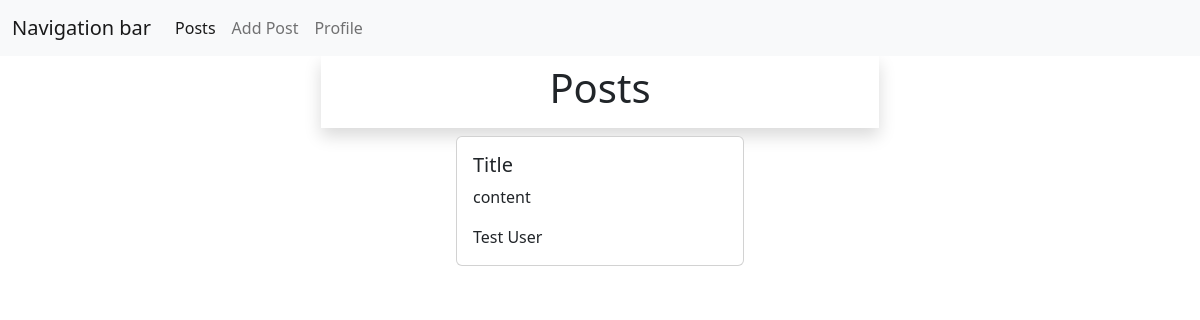
Page /posts/ (signed in) on the earlier database version.
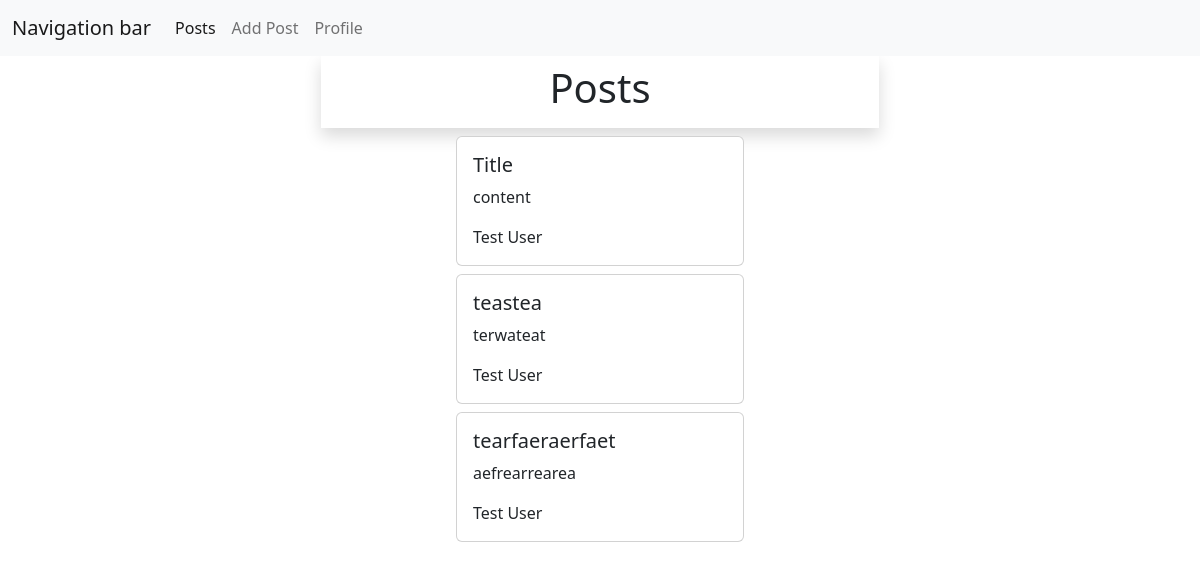
Same page on the later database version.
### Postapp/models.py (models this page shows, shortened)
class Post(models.Model):
    post_title = models.CharField(max_length=50)
    content = models.TextField()
    files = models.FileField(null=True, blank=True)
    date_created = models.DateField()
    date_modified = models.DateField()
    author = models.ForeignKey(User, on_delete=models.CASCADE)

class User(models.Model):
    name = models.CharField(max_length=50, null=True, blank=True)
    surname = models.CharField(max_length=50, null=True, blank=True)
    picture = models.ImageField(null=True, blank=True)
    interests = models.TextField(max_length=100, null=True, blank=True)
    abilities = models.TextField(max_length=100, null=True, blank=True)
    profession = models.CharField(max_length=50, null=True, blank=True)
    username = models.ForeignKey(User, on_delete=models.CASCADE)

### Postapp/views.py (the view)
# urls.py: path('posts/', posts, name="posts"),
def posts(request):
    queryset = Post.objects.exclude(author__username = request.user)
    context = {"posts": queryset}
    return render(request, 'index.html', context=context)

### Postapp/templates/index.html (shortened to what this page needs)
<head>
    <link href="https://cdn.jsdelivr.net/npm/bootstrap@5.2.0-beta1/dist/css/bootstrap.min.css" rel="stylesheet"
>
</head>
<nav class="navbar navbar-expand-lg bg-light">
  <div class="container-fluid">
    <a class="navbar-brand" href="#">Navigation bar</a>
    <div class="collapse navbar-collapse" id="navbarSupportedContent">
      <ul class="navbar-nav me-auto mb-2 mb-lg-0">
        <li class="nav-item">
          <a class="nav-link active" aria-current="page" href="{% url 'posts' %}">Posts</a>
        </li>
        <li class="nav-item">
          <a class="nav-link" href="{% url 'addPost' %}">Add Post</a>
        </li>
        <li class="nav-item">
          <a class="nav-link" href="{% url 'profile' %}">Profile</a>
        </li>
      </ul>
    </div>
  </div>
</nav>
<div class="container">
    <div class="text-center shadow w-50 m-auto p-2 mb-2"><h3 class="display-6">Posts</h3> </div>
    {% for post in posts %}
    <div class="card m-auto mt-2" style="width: 18rem;">
        <div class="card-body">
            <h5 class="card-title">{{ post.post_title}}</h5>
            <p class="card-text">{{ post.content }}</p>
            <p class="card-text">{{ post.author.name }} {{ post.author.surname }} </p>
        </div>
    </div>
{% endfor %}
</div>

Differences in the rows shown:
added Post: post_title "teastea", content "terwateat", author.name "Test", author.surname "User"
added Post: post_title "tearfaeraerfaet", content "aefrearrearea", author.name "Test", author.surname "User"
